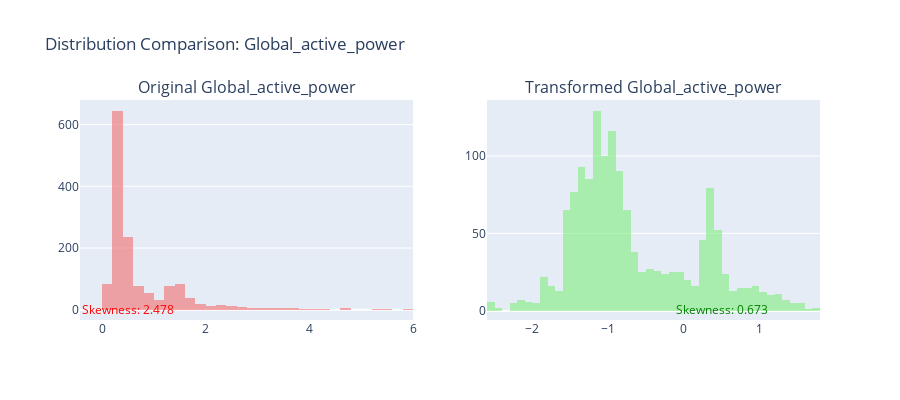
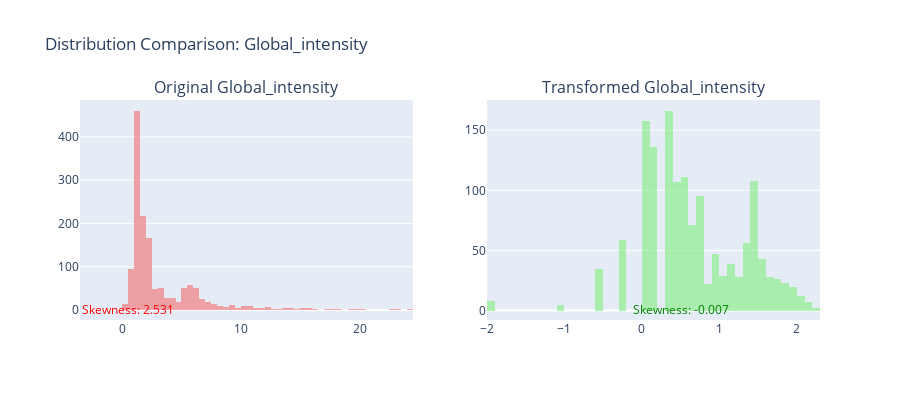

Notebook code cell kept with these figures, in order:
### Code cell
# Compare original vs transformed distributions
print("\n=== COMPARING ORIGINAL VS TRANSFORMED DISTRIBUTIONS ===")

# Focus on the most important transformations
key_transformations = [
    ('Global_active_power', 'Global_active_power_log'),
    ('Global_reactive_power', 'Global_reactive_power_boxcox' if 'Global_reactive_power_boxcox' in df_transformed.columns else 'Global_reactive_power_log'),
    ('Global_intensity', 'Global_intensity_boxcox' if 'Global_intensity_boxcox' in df_transformed.columns else 'Global_intensity_log'),
]

for original_col, transformed_col in key_transformations:
    if transformed_col in df_transformed.columns:
        # Calculate new skewness
        original_skew = stats.skew(df[original_col].dropna())
        transformed_skew = stats.skew(df_transformed[transformed_col].dropna())
        
        # Create comparison plot
        fig = make_subplots(
            rows=1, cols=2,
            subplot_titles=[f'Original {original_col}', f'Transformed {original_col}'],
            horizontal_spacing=0.1
        )
        
        # Original distribution
        fig.add_trace(
            go.Histogram(
                x=df[original_col].dropna(),
                nbinsx=50,
                name='Original',
                marker_color='lightcoral',
                opacity=0.7,
                showlegend=False
            ),
            row=1, col=1
        )
        
        # Transformed distribution
        fig.add_trace(
            go.Histogram(
                x=df_transformed[transformed_col].dropna(),
                nbinsx=50,
                name='Transformed',
                marker_color='lightgreen',
                opacity=0.7,
                showlegend=False
            ),
            row=1, col=2
        )
        
        # Add skewness annotations
        fig.add_annotation(
            text=f"Skewness: {original_skew:.3f}",
            x=0.5, y=0.9,
            xref="x1", yref="y1",
            showarrow=False,
            font=dict(size=12, color="red")
        )
        
        fig.add_annotation(
            text=f"Skewness: {transformed_skew:.3f}",
            x=0.5, y=0.9,
            xref="x2", yref="y2",
            showarrow=False,
            font=dict(size=12, color="green")
        )
        
        fig.update_layout(
            height=400,
            title_text=f"Distribution Comparison: {original_col}"
        )
        fig.show()
        
        print(f"\n{original_col} Transformation Results:")
        print(f"  Original skewness: {original_skew:.3f}")
        print(f"  Transformed skewness: {transformed_skew:.3f}")
        print(f"  Improvement: {abs(original_skew) - abs(transformed_skew):.3f}")
        print(f"  Status: {'✅ Improved' if abs(transformed_skew) < abs(original_skew) else '❌ Not improved'}")

print("\nINTERPRETATION:")
print("- Successful transformations should reduce absolute skewness closer to 0")
print("- Transformed distributions should appear more symmetric and bell-shaped")
print("- This improves model performance, especially for linear models and neural networks")

### Figure 1 — Plotly figure (JSON) as saved in the notebook; plotly's stock layout.template omitted (floating-point values rounded to 4 significant figures; data arrays with more than 128 entries replaced by an {"elided": "..."} marker saying what was removed)
{"data": [{"marker": {"color": "lightcoral"}, "name": "Original", "nbinsx": 50, "opacity": 0.7, "showlegend": false, "type": "histogram", "x": {"elided": "1441 float values"}, "xaxis": "x", "yaxis": "y"}, {"marker": {"color": "lightgreen"}, "name": "Transformed", "nbinsx": 50, "opacity": 0.7, "showlegend": false, "type": "histogram", "x": {"elided": "1441 float values"}, "xaxis": "x2", "yaxis": "y2"}], "layout": {"annotations": [{"font": {"size": 16}, "showarrow": false, "text": "Original Global_active_power", "x": 0.225, "xanchor": "center", "xref": "paper", "y": 1, "yanchor": "bottom", "yref": "paper"}, {"font": {"size": 16}, "showarrow": false, "text": "Transformed Global_active_power", "x": 0.775, "xanchor": "center", "xref": "paper", "y": 1, "yanchor": "bottom", "yref": "paper"}, {"font": {"color": "red", "size": 12}, "showarrow": false, "text": "Skewness: 2.478", "x": 0.5, "xref": "x", "y": 0.9, "yref": "y"}, {"font": {"color": "green", "size": 12}, "showarrow": false, "text": "Skewness: 0.673", "x": 0.5, "xref": "x2", "y": 0.9, "yref": "y2"}], "height": 400, "title": {"text": "Distribution Comparison: Global_active_power"}, "xaxis": {"anchor": "y", "domain": [0, 0.45]}, "xaxis2": {"anchor": "y2", "domain": [0.55, 1]}, "yaxis": {"anchor": "x", "domain": [0, 1]}, "yaxis2": {"anchor": "x2", "domain": [0, 1]}}}

### Figure 2 — Plotly figure (JSON) as saved in the notebook; plotly's stock layout.template omitted (floating-point values rounded to 4 significant figures; data arrays with more than 128 entries replaced by an {"elided": "..."} marker saying what was removed)
{"data": [{"marker": {"color": "lightcoral"}, "name": "Original", "nbinsx": 50, "opacity": 0.7, "showlegend": false, "type": "histogram", "x": {"elided": "1441 float values"}, "xaxis": "x", "yaxis": "y"}, {"marker": {"color": "lightgreen"}, "name": "Transformed", "nbinsx": 50, "opacity": 0.7, "showlegend": false, "type": "histogram", "x": {"elided": "1441 float values"}, "xaxis": "x2", "yaxis": "y2"}], "layout": {"annotations": [{"font": {"size": 16}, "showarrow": false, "text": "Original Global_intensity", "x": 0.225, "xanchor": "center", "xref": "paper", "y": 1, "yanchor": "bottom", "yref": "paper"}, {"font": {"size": 16}, "showarrow": false, "text": "Transformed Global_intensity", "x": 0.775, "xanchor": "center", "xref": "paper", "y": 1, "yanchor": "bottom", "yref": "paper"}, {"font": {"color": "red", "size": 12}, "showarrow": false, "text": "Skewness: 2.531", "x": 0.5, "xref": "x", "y": 0.9, "yref": "y"}, {"font": {"color": "green", "size": 12}, "showarrow": false, "text": "Skewness: -0.007", "x": 0.5, "xref": "x2", "y": 0.9, "yref": "y2"}], "height": 400, "title": {"text": "Distribution Comparison: Global_intensity"}, "xaxis": {"anchor": "y", "domain": [0, 0.45]}, "xaxis2": {"anchor": "y2", "domain": [0.55, 1]}, "yaxis": {"anchor": "x", "domain": [0, 1]}, "yaxis2": {"anchor": "x2", "domain": [0, 1]}}}
